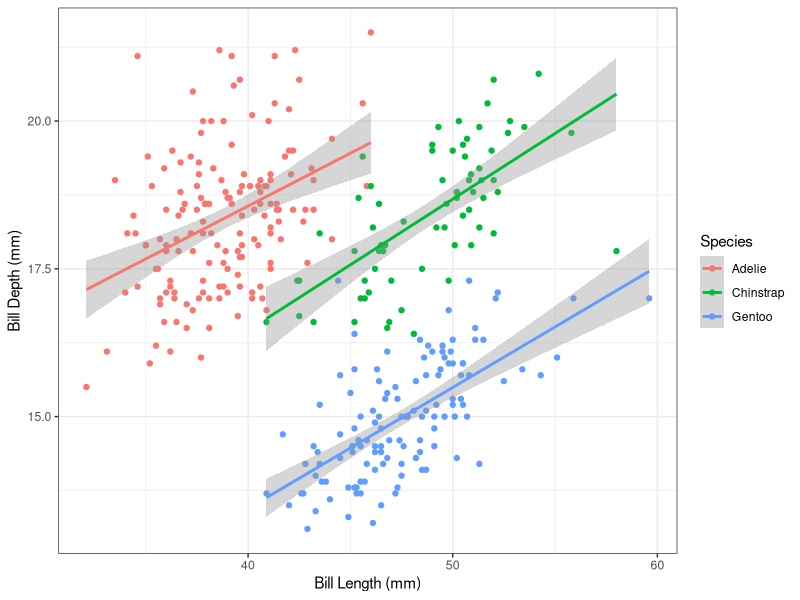

Here is the R script that generated this plot:
## ---- chunk 1
knitr::opts_chunk$set(echo = TRUE, 
                      message = FALSE,
                      warning = FALSE)
## ---- chunk 2
library(here)
library(tidyverse)
library(palmerpenguins)
## ---- chunk 3
glimpse(penguins) # Look at the penguin data
## ---- chunk 4
penguins %>% # using penguin dataset
  ggplot(aes(x= bill_length_mm,
             y = bill_depth_mm,
             color = species)) +
  geom_point() +
  geom_smooth(method = "lm") + # add a linear regression
  labs(x = "Bill Length (mm)",
       y = "Bill Depth (mm)",
       color = "Species") + 
    theme_bw()
